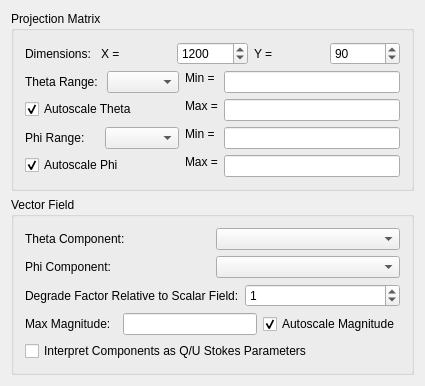
<ui version="4.0" >
 <class>HealpixConfig</class>
 <widget class="QWidget" name="HealpixConfig" >
  <property name="geometry" >
   <rect>
    <x>0</x>
    <y>0</y>
    <width>425</width>
    <height>383</height>
   </rect>
  </property>
  <layout class="QVBoxLayout" name="verticalLayout_5" >
   <item>
    <widget class="QGroupBox" name="buttonGroup2" >
     <property name="title" >
      <string>Projection Matrix</string>
     </property>
     <layout class="QVBoxLayout" name="verticalLayout_4" >
      <item>
       <layout class="QHBoxLayout" name="horizontalLayout" >
        <item>
         <widget class="QLabel" name="matDimLabel" >
          <property name="text" >
           <string>Dimensions:</string>
          </property>
          <property name="wordWrap" >
           <bool>false</bool>
          </property>
         </widget>
        </item>
        <item>
         <widget class="QLabel" name="matDimXLabel" >
          <property name="text" >
           <string>X =</string>
          </property>
          <property name="wordWrap" >
           <bool>false</bool>
          </property>
          <property name="buddy" >
           <cstring>matDimX</cstring>
          </property>
         </widget>
        </item>
        <item>
         <widget class="QSpinBox" name="matDimX" >
          <property name="maximum" >
           <number>10000</number>
          </property>
          <property name="value" >
           <number>1200</number>
          </property>
         </widget>
        </item>
        <item>
         <widget class="QLabel" name="matDimYLabel" >
          <property name="text" >
           <string>Y =</string>
          </property>
          <property name="wordWrap" >
           <bool>false</bool>
          </property>
          <property name="buddy" >
           <cstring>matDimY</cstring>
          </property>
         </widget>
        </item>
        <item>
         <widget class="QSpinBox" name="matDimY" >
          <property name="maximum" >
           <number>10000</number>
          </property>
          <property name="value" >
           <number>90</number>
          </property>
         </widget>
        </item>
       </layout>
      </item>
      <item>
       <layout class="QGridLayout" name="gridLayout_3" >
        <item row="0" column="0" >
         <layout class="QVBoxLayout" name="verticalLayout_3" >
          <item>
           <layout class="QHBoxLayout" name="horizontalLayout_2" >
            <item>
             <widget class="QLabel" name="matThetaLabel" >
              <property name="text" >
               <string>Theta Range: </string>
              </property>
              <property name="wordWrap" >
               <bool>false</bool>
              </property>
             </widget>
            </item>
            <item>
             <widget class="QComboBox" name="matThetaUnits" />
            </item>
           </layout>
          </item>
          <item>
           <widget class="QCheckBox" name="matThetaAuto" >
            <property name="text" >
             <string>Autoscale Theta</string>
            </property>
            <property name="checked" >
             <bool>true</bool>
            </property>
           </widget>
          </item>
         </layout>
        </item>
        <item row="0" column="1" >
         <layout class="QGridLayout" name="gridLayout" >
          <item row="0" column="0" >
           <widget class="QLabel" name="matThetaMinLabel" >
            <property name="text" >
             <string>Min =</string>
            </property>
            <property name="wordWrap" >
             <bool>false</bool>
            </property>
            <property name="buddy" >
             <cstring>matThetaMin</cstring>
            </property>
           </widget>
          </item>
          <item rowspan="2" row="0" column="1" >
           <widget class="QLineEdit" name="matThetaMin" />
          </item>
          <item rowspan="2" row="1" column="0" >
           <widget class="QLabel" name="matThetaMaxLabel" >
            <property name="text" >
             <string>Max =</string>
            </property>
            <property name="wordWrap" >
             <bool>false</bool>
            </property>
            <property name="buddy" >
             <cstring>matThetaMax</cstring>
            </property>
           </widget>
          </item>
          <item row="2" column="1" >
           <widget class="QLineEdit" name="matThetaMax" />
          </item>
         </layout>
        </item>
        <item row="1" column="0" >
         <layout class="QVBoxLayout" name="verticalLayout" >
          <item>
           <layout class="QHBoxLayout" name="horizontalLayout_3" >
            <item>
             <widget class="QLabel" name="matPhiLabel" >
              <property name="text" >
               <string>Phi Range: </string>
              </property>
              <property name="wordWrap" >
               <bool>false</bool>
              </property>
             </widget>
            </item>
            <item>
             <widget class="QComboBox" name="matPhiUnits" />
            </item>
           </layout>
          </item>
          <item>
           <widget class="QCheckBox" name="matPhiAuto" >
            <property name="text" >
             <string>Autoscale Phi</string>
            </property>
            <property name="checked" >
             <bool>true</bool>
            </property>
           </widget>
          </item>
         </layout>
        </item>
        <item row="1" column="1" >
         <layout class="QGridLayout" name="gridLayout_2" >
          <item row="0" column="0" >
           <widget class="QLabel" name="matPhiMinLabel" >
            <property name="text" >
             <string>Min =</string>
            </property>
            <property name="wordWrap" >
             <bool>false</bool>
            </property>
           </widget>
          </item>
          <item rowspan="2" row="0" column="1" >
           <widget class="QLineEdit" name="matPhiMin" />
          </item>
          <item rowspan="2" row="1" column="0" >
           <widget class="QLabel" name="matPhiMaxLabel" >
            <property name="text" >
             <string>Max =</string>
            </property>
            <property name="wordWrap" >
             <bool>false</bool>
            </property>
           </widget>
          </item>
          <item row="2" column="1" >
           <widget class="QLineEdit" name="matPhiMax" />
          </item>
         </layout>
        </item>
       </layout>
      </item>
     </layout>
    </widget>
   </item>
   <item>
    <widget class="QGroupBox" name="buttonGroup2_2" >
     <property name="title" >
      <string>Vector Field</string>
     </property>
     <layout class="QVBoxLayout" name="verticalLayout_2" >
      <item>
       <layout class="QGridLayout" name="gridLayout_5" >
        <item row="0" column="0" >
         <widget class="QLabel" name="vecThetaLabel" >
          <property name="text" >
           <string>Theta Component:</string>
          </property>
          <property name="wordWrap" >
           <bool>false</bool>
          </property>
          <property name="buddy" >
           <cstring>vecComp1</cstring>
          </property>
         </widget>
        </item>
        <item row="0" column="1" >
         <widget class="QComboBox" name="vecTheta" />
        </item>
        <item row="1" column="0" >
         <widget class="QLabel" name="vecPhiLabel" >
          <property name="text" >
           <string>Phi Component:</string>
          </property>
          <property name="wordWrap" >
           <bool>false</bool>
          </property>
          <property name="buddy" >
           <cstring>vecComp2</cstring>
          </property>
         </widget>
        </item>
        <item row="1" column="1" >
         <widget class="QComboBox" name="vecPhi" />
        </item>
       </layout>
      </item>
      <item>
       <layout class="QHBoxLayout" name="horizontalLayout_4" >
        <item>
         <widget class="QLabel" name="vecDegradeLabel" >
          <property name="text" >
           <string>Degrade Factor Relative to Scalar Field:</string>
          </property>
          <property name="wordWrap" >
           <bool>false</bool>
          </property>
          <property name="buddy" >
           <cstring>vecDegrade</cstring>
          </property>
         </widget>
        </item>
        <item>
         <widget class="QSpinBox" name="vecDegrade" >
          <property name="maximum" >
           <number>12</number>
          </property>
          <property name="value" >
           <number>1</number>
          </property>
         </widget>
        </item>
       </layout>
      </item>
      <item>
       <layout class="QHBoxLayout" name="horizontalLayout_5" >
        <item>
         <widget class="QLabel" name="vecMagLabel" >
          <property name="text" >
           <string>Max Magnitude:  </string>
          </property>
          <property name="wordWrap" >
           <bool>false</bool>
          </property>
          <property name="buddy" >
           <cstring>vecMag</cstring>
          </property>
         </widget>
        </item>
        <item>
         <widget class="QLineEdit" name="vecMag" />
        </item>
        <item>
         <widget class="QCheckBox" name="vecMagAuto" >
          <property name="text" >
           <string>Autoscale Magnitude</string>
          </property>
          <property name="checked" >
           <bool>true</bool>
          </property>
         </widget>
        </item>
       </layout>
      </item>
      <item>
       <widget class="QCheckBox" name="vecQU" >
        <property name="text" >
         <string>Interpret Components as Q/U Stokes Parameters</string>
        </property>
       </widget>
      </item>
     </layout>
    </widget>
   </item>
  </layout>
 </widget>
 <layoutdefault spacing="6" margin="11" />
 <pixmapfunction>qPixmapFromMimeSource</pixmapfunction>
 <resources/>
 <connections>
  <connection>
   <sender>vecMagAuto</sender>
   <signal>toggled(bool)</signal>
   <receiver>vecMag</receiver>
   <slot>setDisabled(bool)</slot>
   <hints>
    <hint type="sourcelabel" >
     <x>549</x>
     <y>760</y>
    </hint>
    <hint type="destinationlabel" >
     <x>386</x>
     <y>760</y>
    </hint>
   </hints>
  </connection>
 </connections>
</ui>
